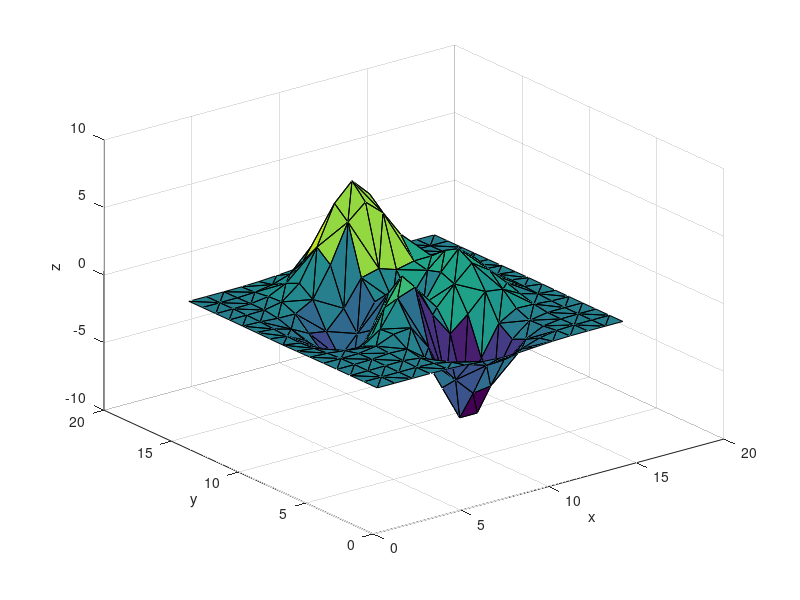

Write MATLAB code to recreate this figure. (Note: this script raises an error after producing the figure.)
clear

[x,y] = meshgrid(1:15,1:15);
tri = delaunay(x,y);
z = peaks(15);
trisurf(tri,x,y,z)
xlabel('x');ylabel('y');zlabel('z');

tr = triangulation(tri, x(:), y(:), z(:));
trisurf(tr)


%%   try out delaunay to produce tri

% Example 1:
close
clear
x = [-0.5 -0.5 0.5 0.5]';
y = [-0.5 0.5 0.5 -0.5]';
plot(x,y,'r.')
tri = delaunay(x,y);
triplot(tri,x,y);

% Highlight the first triangle in red
tri1 = tri(1, [1:end 1]);
hold on
plot(x(tri1), y(tri1), 'r')

% Example 2:
close
clear
X = rand(15,3);
tri = delaunay(X);
tetramesh(tri,X);
xlabel('x');ylabel('y');zlabel('z');

%%
clear
load('baseData.mat')

Points=BrainTri.Points;
ConnectivityList=BrainTri.ConnectivityList;

figure
subplot(121)
% h2 = trisurf(BrainTri,'FaceColor',[0 1 0],'EdgeColor',[1 0 0],'DisplayName', 'Convex Hull');
% h2 = trisurf(BrainTri,'EdgeColor',[1 0 0]);
trisurf(BrainTri);
xlabel('x');ylabel('y');zlabel('z');
title('baseData')
view(90,0)
% plot(Points(:,1),Points(:,3),'r.')

%
clear
cd /home/zhibinz2/Documents/GitHub/Virtual-Tractography
load('rh_pial.mat')
% Points=rr_mm;
% ConnectivityList=tris;
% BrainTri.Points=rr_mm;
% BrainTri.ConnectivityList=tris;
subplot(122)
tri=round(double(tris)+1);
tr = triangulation(tri, rr_mm(:,1), rr_mm(:,2), rr_mm(:,3));
% trisurf(tr,'EdgeColor',[1 0 0]);
trisurf(tr);
xlabel('x');ylabel('y');zlabel('z');
title('MNE: rh-pial')
view(90,0)
% plot(Points(:,3),Points(:,2),'r.')